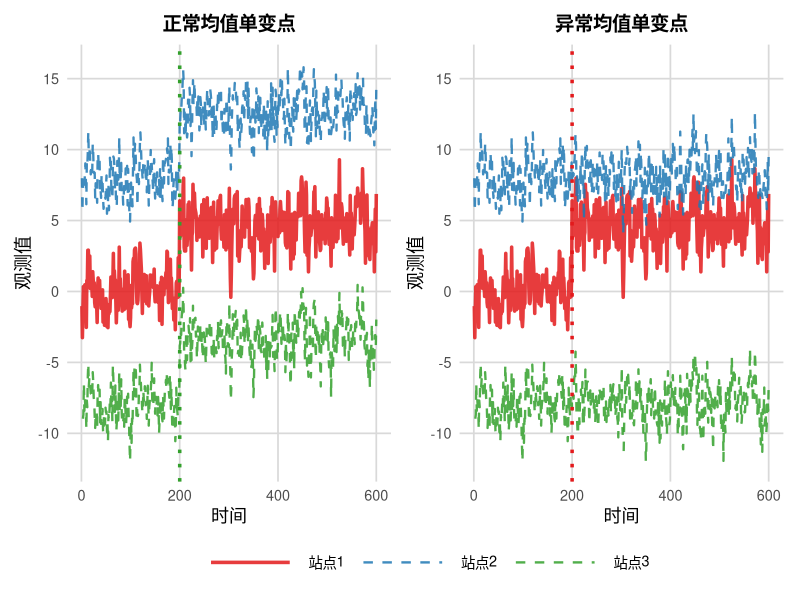
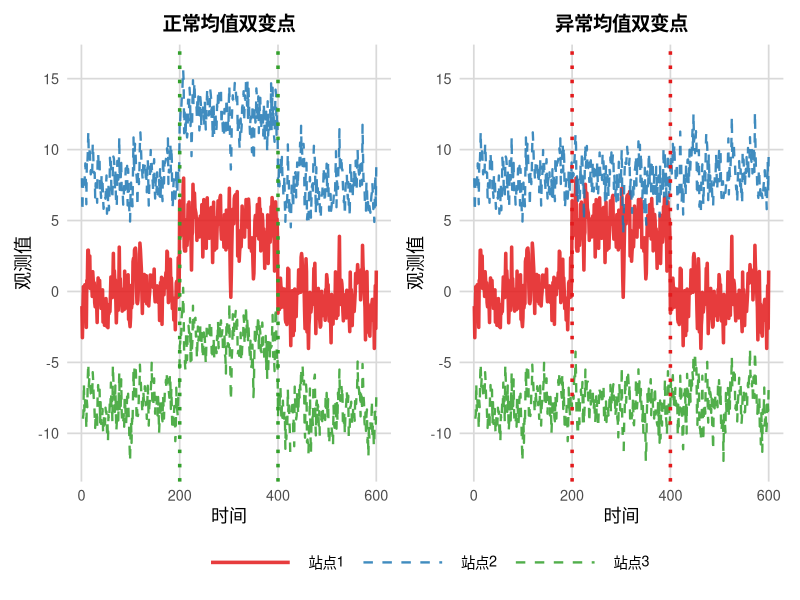

Recreate these plots in R, in order.
######介绍正常/异常的变点
library(ggplot2)
library(tidyr)
library(dplyr)
library(patchwork)

generate_demo_data <- function(n = 600, cps = c(300), shift = 4.5, condition = "Single_Normal") {
  set.seed(2026) 
  
  common_trend <- as.numeric(arima.sim(model = list(ar = 0.6), n = n))
  
  base_target <- 0
  base_nb1    <- 8   
  base_nb2    <- -8  
  
  target <- base_target + common_trend + rnorm(n, mean = 0, sd = 0.6)
  nb1    <- base_nb1    + common_trend + rnorm(n, mean = 0, sd = 0.6)
  nb2    <- base_nb2    + common_trend + rnorm(n, mean = 0, sd = 0.6)
  
  if (condition == "Single_Normal") {
    target[cps[1]:n] <- target[cps[1]:n] + shift
    nb1[cps[1]:n]    <- nb1[cps[1]:n] + shift
    nb2[cps[1]:n]    <- nb2[cps[1]:n] + shift
    
  } else if (condition == "Single_Anomaly") {
    target[cps[1]:n] <- target[cps[1]:n] + shift
    
  } else if (condition == "Double_Normal") {
    target[cps[1]:n] <- target[cps[1]:n] + shift
    nb1[cps[1]:n]    <- nb1[cps[1]:n] + shift
    nb2[cps[1]:n]    <- nb2[cps[1]:n] + shift
    
    target[cps[2]:n] <- target[cps[2]:n] - shift * 1.2
    nb1[cps[2]:n]    <- nb1[cps[2]:n] - shift * 1.2
    nb2[cps[2]:n]    <- nb2[cps[2]:n] - shift * 1.2
    
  } else if (condition == "Double_Anomaly") {
    target[cps[1]:n] <- target[cps[1]:n] + shift
    target[cps[2]:n] <- target[cps[2]:n] - shift * 1.2
  }
  
  data.frame(
    Time = 1:n,
    `站点1` = target,
    `站点2` = nb1,
    `站点3` = nb2,
    check.names = FALSE
  )
}


n_len <- 600
cp1 <- 200
cp2 <- 400

df_single_norm <- generate_demo_data(n = n_len, cps = c(cp1), condition = "Single_Normal")
df_single_anom <- generate_demo_data(n = n_len, cps = c(cp1), condition = "Single_Anomaly")
df_double_norm <- generate_demo_data(n = n_len, cps = c(cp1, cp2), condition = "Double_Normal")
df_double_anom <- generate_demo_data(n = n_len, cps = c(cp1, cp2), condition = "Double_Anomaly")


plot_scenario <- function(df, title, cp_locs, cp_color) {
  df_long <- df %>% pivot_longer(cols = -Time, names_to = "Station", values_to = "Value")
  df_long$Station <- factor(df_long$Station, levels = c("站点1", "站点2", "站点3"))
  
  custom_colors <- c("站点1" = "#e31a1c",      
                     "站点2" = "#1f78b4", 
                     "站点3" = "#33a02c") 
  custom_linetypes <- c("站点1" = "solid", 
                        "站点2" = "dashed", 
                        "站点3" = "dashed")
  custom_linewidths <- c("站点1" = 1.2, 
                         "站点2" = 0.8, 
                         "站点3" = 0.8)
  
  p <- ggplot(df_long, aes(x = Time, y = Value, color = Station, linetype = Station)) +
    geom_line(aes(linewidth = Station), alpha = 0.85) +
    scale_color_manual(values = custom_colors) +
    scale_linetype_manual(values = custom_linetypes) +
    scale_linewidth_manual(values = custom_linewidths) +
    scale_y_continuous(limits = c(-12, 16), breaks = seq(-10, 15, by = 5)) +
    labs(title = title, x = "时间", y = "观测值") +
    theme_minimal(base_size = 13) +
    theme(
      plot.title = element_text(face = "bold", hjust = 0.5, size = 14),
      legend.title = element_blank(),
      legend.key.width = unit(2.5, "cm"),
      panel.grid.minor = element_blank(),
      panel.grid.major = element_line(color = "gray85", linetype = "solid")
    )
  
  for(loc in cp_locs) {
    p <- p + geom_vline(xintercept = loc, color = cp_color, linetype = "dotted", linewidth = 1.2)
  }
  
  return(p)
}

p1 <- plot_scenario(df_single_norm, "正常均值单变点", cp_locs = c(cp1), cp_color = "#33a02c")
p2 <- plot_scenario(df_single_anom, "异常均值单变点", cp_locs = c(cp1), cp_color = "#e31a1c")

p3 <- plot_scenario(df_double_norm, "正常均值双变点", cp_locs = c(cp1, cp2), cp_color = "#33a02c")
p4 <- plot_scenario(df_double_anom, "异常均值双变点", cp_locs = c(cp1, cp2), cp_color = "#e31a1c")


plot_single <- (p1 | p2) + 
  plot_layout(guides = "collect") & 
  theme(legend.position = "bottom")

plot_double <- (p3 | p4) + 
  plot_layout(guides = "collect") & 
  theme(legend.position = "bottom")

# print(plot_single)
# print(plot_double)

 ggsave("Single_ChangePoint_Comparison.png", plot = plot_single, width = 14, height = 6, dpi = 300, bg = "white")
 ggsave("Double_ChangePoint_Comparison.png", plot = plot_double, width = 14, height = 6, dpi = 300, bg = "white")
